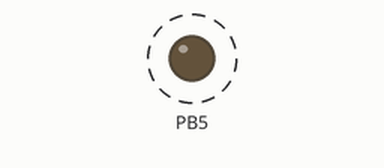
Recording of a program running on a simulated ATmega328P, built with avr-gcc and emulated at 16 MHz (the files do not name the chip). Parts: output pins drawn as LEDs (lit = HIGH). Dashed ring = blinking.

Above: at 0.5 s.
Timing chart, 0 to 4.6 s (numbered marks = the images above):
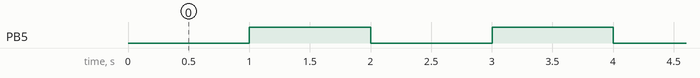

The program:

main.c
```c
/*
 * TIMER0_OVERFLOW_INTERRUPT.c
 *
 * Created: 02-10-2025 21:35:50
 * Author : KICHU
 */
#define F_CPU 16000000UL
#include <avr/io.h>
#include <avr/interrupt.h>
#include <stdint.h>
volatile uint16_t count=0;
ISR(TIMER0_OVF_vect) //INTERRUPT SERVICE ROUTINE (TIMER0_OVF_vect = INTERRUPT VECTOR TABLE "ADDRESS" FOR TIMER OVERFLOW INTERRUPT)
{
	if(count>=977)
	{
		PORTB^=(1<<PORTB5);
		count=0;
	}
	count++;
}
int main(void)
{
	DDRB|=(1<<DDB5);

	TCCR0A=0;//NORMAL MODE
	TCCR0B|=(1<<CS00)|(1<<CS01);//64 PRESCALAR
	TIMSK0|=(1<<TOIE0);//ENABLINH TIMER OVERFLOW INTERRUPT FOR TIMER 0 IN NORMAL MODE
	sei();

    while (1)
    {
    }
}
```

Measured:
- by itself, PB5: alternates HIGH for 1.0 s and LOW for 1.0 s
